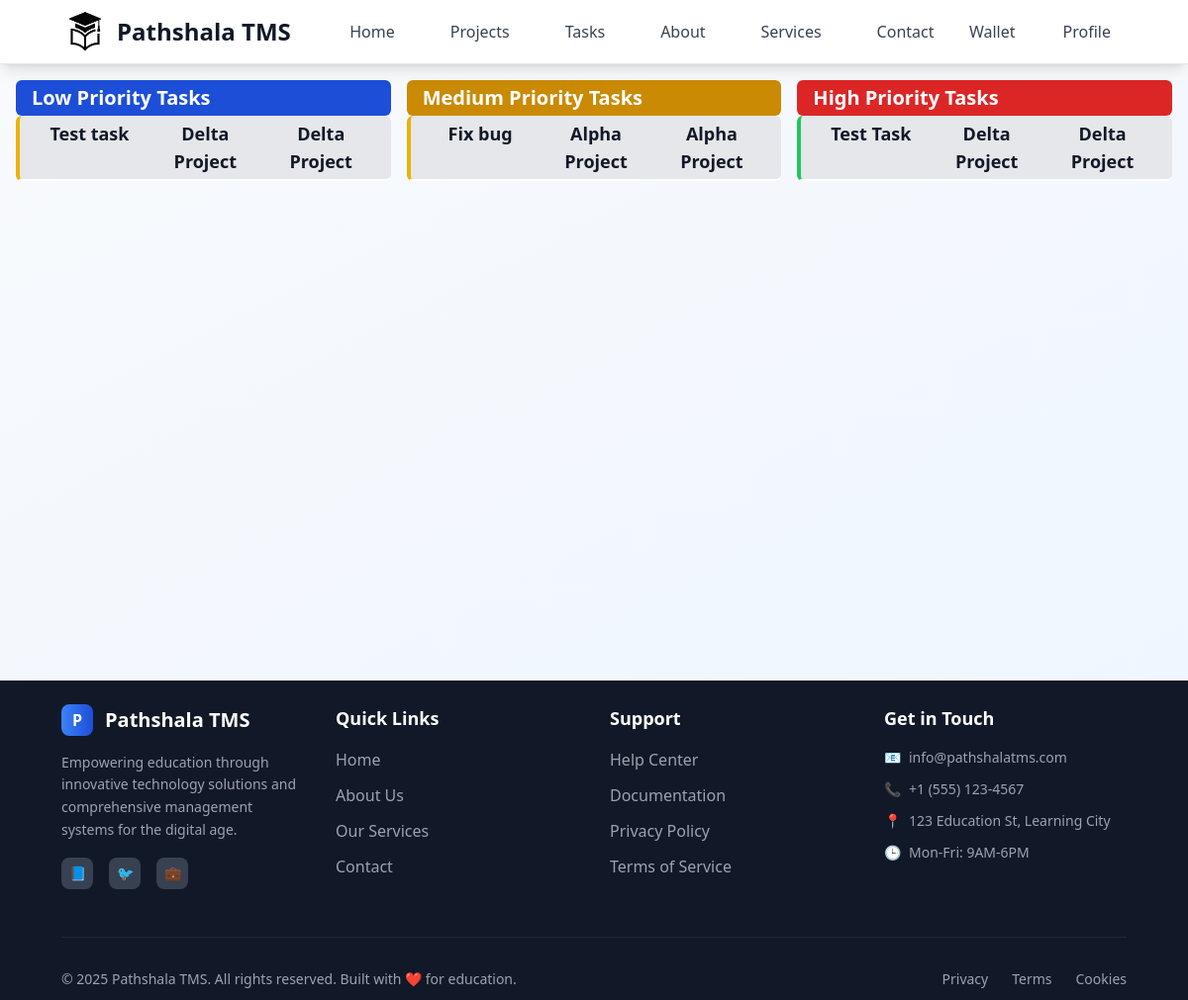
Page /employee/tasks/ (signed in) on the committed database.
### tasks/models.py (models this page shows)
class Task(models.Model):
    class StatusOptions(models.TextChoices):
        PENDING = "Pending", "Pending"
        IN_PROGRESS = "In Progress", "In Progress"
        COMPLETED = "Completed", "Completed"
        CANCELED = "Canceled", "Canceled"
    class TaskPriorityOptions(models.TextChoices):
        LOW = "Low", "Low"
        MEDIUM = "Medium", "Medium"
        HIGH = "High", "High"
    title = models.CharField(max_length=30)
    description = models.TextField(null=True, blank=True)
    user = models.ForeignKey(User, on_delete=models.CASCADE, related_name="tasks")
    project = models.ForeignKey(Project, on_delete=models.CASCADE)
    assigned_user = models.ForeignKey( User, on_delete=models.SET_NULL, related_name="assigned_tasks", null=True, blank=True)
    status = models.CharField(choices=StatusOptions, default=StatusOptions.PENDING, max_length=30)
    priority = models.CharField (choices=TaskPriorityOptions, default=TaskPriorityOptions.LOW, max_length=6)
    deadline = models.DateField(null=True, blank=True)
    created_at = models.DateTimeField(auto_now_add=True, editable=False)
    updated_at = models.DateTimeField(auto_now=True, editable=False)
    attachment = models.FileField(blank=True, null=True, upload_to=attachment_path)

### projects/models.py (models this page shows)
class Project(models.Model):
    class StatusOptions(models.TextChoices):
        PENDING = "Pending", "Pending"
        IN_PROGRESS = "In Progress", "In Progress"
        COMPLETED = "Completed", "Completed"
        CANCELED = "Canceled", "Canceled"
    title = models.CharField(max_length=25)
    description = models.TextField(null=True, blank=True)
    user = models.ForeignKey(User, on_delete=models.CASCADE)
    status = models.CharField(choices=StatusOptions, default=StatusOptions.PENDING, max_length=15)
    created_at = models.DateTimeField(auto_now_add=True, editable=False)
    updated_at = models.DateTimeField(auto_now=True, null=True, blank=True, editable=False)
    def __str__(self):
        return self.title

### main/views.py (the view)
# urls.py: path('tasks/', employeeTasks),
@login_required(login_url='/login')
def employeeTasks(request):
    role = request.user.profile.role
    if role == "employee":
        lowTasks = Task.objects.filter(assigned_user = request.user, priority = "Low")
        mediumTasks = Task.objects.filter(assigned_user = request.user, priority = "Medium")
        highTasks = Task.objects.filter(assigned_user= request.user, priority = "High")
        return render(request, 'pages/employee/tasks/task_page.html', {'lowTasks': lowTasks, 'mediumTasks':mediumTasks, 'highTasks': highTasks})
    else:
        return redirect ('/employer/tasks')

### templates/pages/employee/tasks/task_page.html
{% extends 'layouts/main.html' %}
{% block content %}
<div class="grid grid-cols-3 gap-4 my-4 mx-4">
    <div class="">
        <div class="text-xl px-4 py-1 font-bold text-white rounded-md bg-blue-700">Low Priority Tasks</div>
        <div class="rounded-lg">
            {% for task in lowTasks %}
            <a href="/employee/task/{{task.id}}"
                class="grid grid-cols-3 gap-2 rounded-md text-center text-lg font-semibold px-4 text-gray-900 py-1 border-l-4 border-b-2 border-b-white bg-gray-200 hover:bg-gray-300 hover:scale-[101%] duration-300
                        {% if task.status == 'Canceled' %} text-red-500
        {% elif task.status == 'Completed' %} border-l-green-500
        {% elif task.status == 'Pending' %} border-l-yellow-500
        {% elif task.status == 'In Progress' %} border-l-blue-500
        {% else %} border-l-purple-500
        {% endif %}">
                <div class="">{{ task.title }}</div>
                <div>{{task.project.title}} </div>
                <div class=""> {{task.project}}
                </div>
            </a>
            {% endfor %}
        </div>
    </div>
    <div class="">
        <div class="text-xl px-4 py-1 font-bold text-white rounded-md bg-yellow-600">Medium Priority Tasks</div>
        <div class="rounded-lg">
            {% for task in mediumTasks %}
            <a href="/employee/task/{{task.id}}"
                class="grid grid-cols-3 gap-2 rounded-md text-center text-lg font-semibold px-4 text-gray-900 py-1 border-l-4 border-b-2 border-b-white bg-gray-200 hover:bg-gray-300 hover:scale-[101%] duration-300
                        {% if task.status == 'Canceled' %} border-l-red-500
        {% elif task.status == 'Completed' %} border-l-green-500
        {% elif task.status == 'Pending' %} border-l-yellow-500
        {% elif task.status == 'In Progress' %} border-l-blue-500
        {% else %} border-l-purple-500
        {% endif %}">
                <div class="">{{ task.title }}</div>
                <div>{{task.project.title}}</div>
                <div class=""> {{task.project}}
                </div>
            </a>
            {% endfor %}
        </div>
    </div>
    <div class="">
        <div class="text-xl px-4 py-1 font-bold text-white rounded-md bg-red-600">High Priority Tasks</div>
        <div class="rounded-lg">
            {% for task in highTasks %}
            <a href="/employee/task/{{task.id}}"
                class="grid grid-cols-3 gap-2 rounded-md text-center text-lg font-semibold px-4 text-gray-900 py-1 border-l-4 border-b-2 border-b-white bg-gray-200 hover:bg-gray-300 hover:scale-[101%] duration-300
                        {% if task.status == 'Canceled' %} border-l-red-500
        {% elif task.status == 'Completed' %} border-l-green-500
        {% elif task.status == 'Pending' %} border-l-yellow-500
        {% elif task.status == 'In Progress' %} border-l-blue-500
        {% else %} border-l-purple-500
        {% endif %}">
                <div class="">{{ task.title }}</div>
                <div>{{task.project.title}}</div>
                <div class=""> {{task.project}}
                </div>
            </a>
            {% endfor %}
        </div>
    </div>
</div>
{% endblock %}

### rows in the picture
Task: title "Test task", project "Delta Project"
Task: title "Fix bug", project "Alpha Project"
Task: title "Test Task", project "Delta Project"
